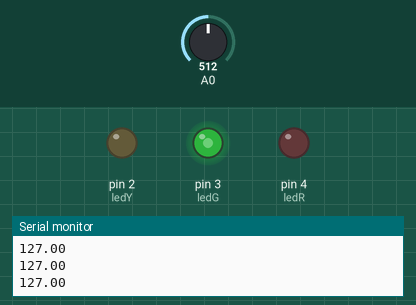
Bench run of a sketch on a simulated Arduino Uno, built with avr-gcc and run on an emulated ATmega328P. Parts: output pins drawn as LEDs (lit = HIGH), the last lines printed to the serial monitor. Inputs (shaded band) come from the test bench; at power-on: A0 = 512.

Above: at 1.2 s.
1.3 s: A0 set to 716
At 2.0 s:
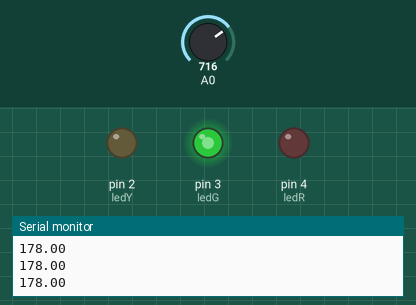
2.8 s: A0 set to 900
At 4.0 s:
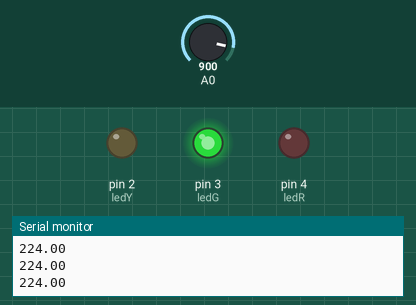
4.3 s: A0 set to 122
At 5.2 s:
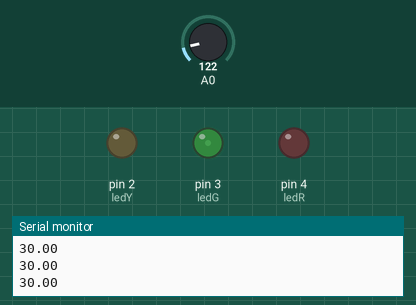
5.8 s: A0 set to 0
At 6.3 s:
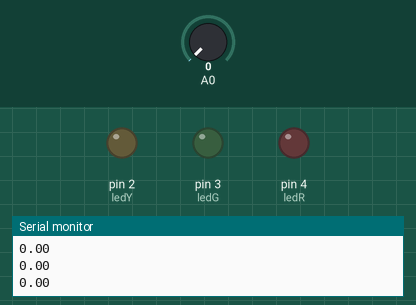
7.3 s: A0 set to 511
At 7.7 s:
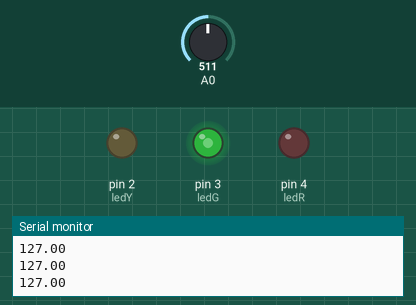
Timing chart, 0 to 9.8 s (numbered marks = the images above; inputs shaded):
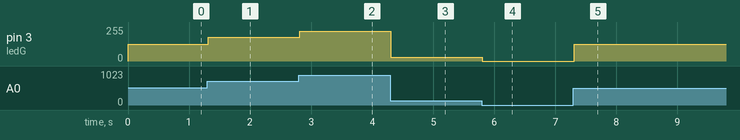

Measured:
- after the input at 1.3 s, pin 3 (ledG): 127/255 → 178/255 at once
- after the input at 2.8 s, pin 3 (ledG): 178/255 → 224/255 at once
- after the input at 4.3 s, pin 3 (ledG): 224/255 → 30/255 at once
- after the input at 5.8 s, pin 3 (ledG): 30/255 → 0/255 at once
- after the input at 7.3 s, pin 3 (ledG): 0/255 → 127/255 at once

The sketch:

Ejercicio_4.ino
```cpp
#define ledR 4
#define ledG 3
#define ledY 2
void setup()
{
	Serial.begin(9600);
  	pinMode(ledR, OUTPUT);
  	pinMode(ledG, OUTPUT);
  	pinMode(ledY, OUTPUT);
}

void loop()
{
  float valorPote = analogRead(0);
  valorPote = map(valorPote, 0, 1023, 0, 255);
  Serial.println(valorPote);
  analogWrite(ledG, valorPote);
}
```
